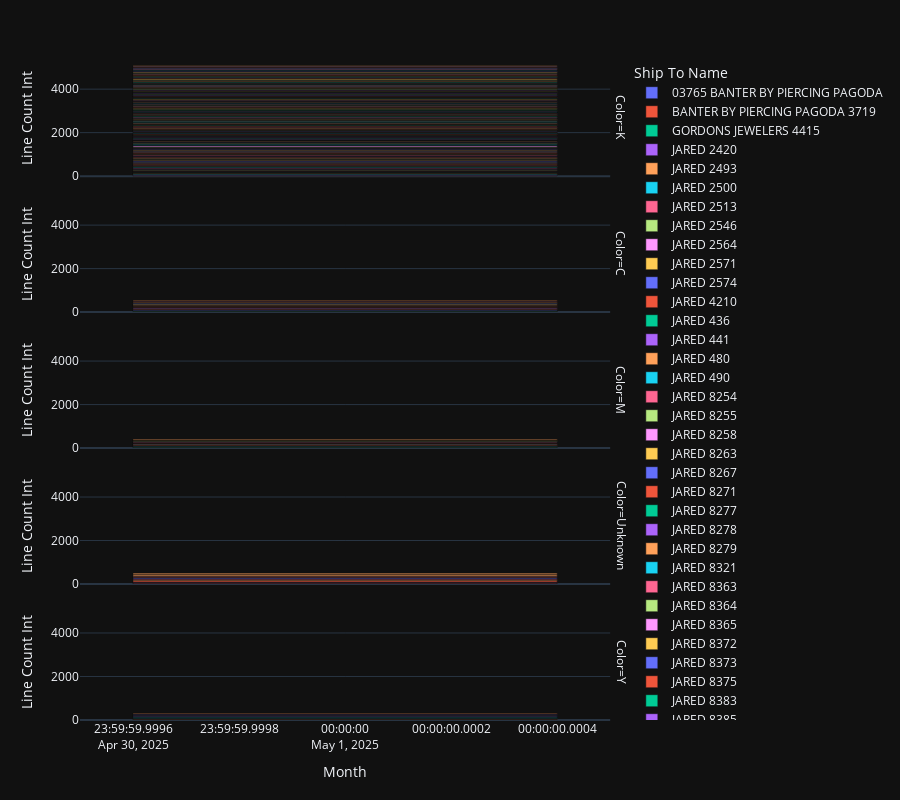

The code cell stored with this chart in its notebook:
### Code cell
px.bar(df_group[df_group['Month']>'2025-04'],
                x = 'Month', 
                y = 'Line Count Int', 
                color = 'Ship To Name',
                facet_row = 'Color', 
                template = 'plotly_dark', 
                height = 800)
